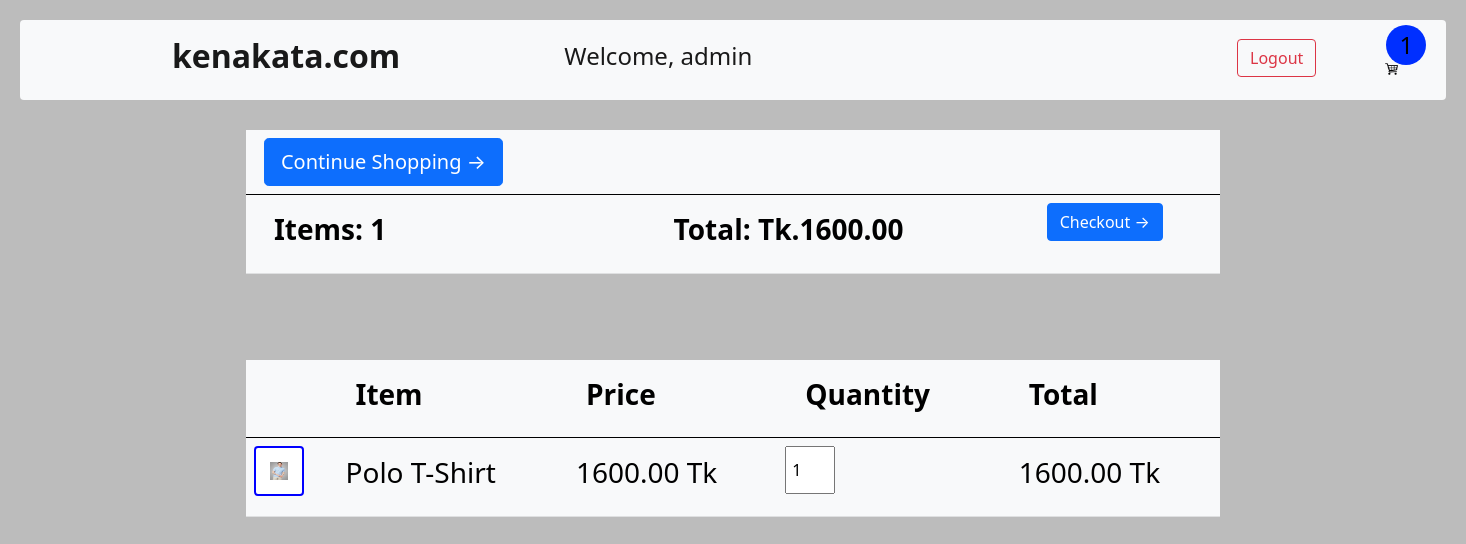
/cart (signed in), run on the app's committed database.
### store/models.py (models this page shows, shortened)
class Cart(models.Model):
    customer = models.ForeignKey(Customer, on_delete=models.CASCADE)
    cart_id = models.UUIDField(default=uuid.uuid4, unique=True, editable=False)
    completed = models.BooleanField(default=False)
    @property
    def get_cart_total(self):
        cartitems = self.cartitems_set.all()
        total = sum([item.get_total for item in cartitems])
        return total
    @property
    def get_itemtotal(self):
        cartitems = self.cartitems_set.all()
        total = sum([item.quantity for item in cartitems])
        return total

class Cartitems(models.Model):
    cart = models.ForeignKey(Cart, on_delete=models.CASCADE)
    product =  models.ForeignKey(Product, on_delete=models.CASCADE)
    quantity = models.IntegerField(default=0)
    @property
    def get_total(self):
        total = self.quantity * self.product.price
        if total == 0.00:
            self.delete()
        return total

class Product(models.Model):
    name =  models.CharField(max_length=50)
    price = models.FloatField(default=10.55)
    image = models.ImageField()
    detail = models.CharField(max_length=750, blank=True)

### store/views.py (the view)
# urls.py: path('cart', views.cart, name = 'cart'),
def cart(request):
    if request.user.is_authenticated:
        customer = request.user.customer
        cart, created = Cart.objects.get_or_create(customer = customer)
        cartitems = cart.cartitems_set.all()
    else:
        cartitems = []
        cart = {"get_cart_total": 0, "get_itemtotal": 0}
    return render(request, 'cart.html', {'cartitems' : cartitems, 'cart':cart})

### store/templates/cart.html
{% extends 'base.html' %}
{% block content %}
<div class = 'container' style = "width: 70%">
    <table class="table table-light table-hover">
        <thead>
          <tr>
            <th scope="col"><a href="{% url 'store' %}"><button type="button" class="btn btn-primary btn-lg">Continue Shopping →</button></a></th>
            <th scope="col"></th>
            <th scope="col"></th>
            <th scope="col"></th>
          </tr>
        </thead>
        <tbody>
          <tr>
            <th scope="row"><h3><strong>Items: {{cart.get_itemtotal}}</strong></h3></th>
            <td></td>
            <td><h3><strong>Total: Tk.{{cart.get_cart_total|floatformat:2}}</strong></h3></td>
            <td><a class="btn btn-primary" href='{% url 'checkout' %}'>Checkout →</a></td>
          </tr>
        </tbody>
      </table>
    </div>
<div class = 'container' style = 'margin-top: 50px; width: 70%'>
<table class="table table-light table-hover">
    <thead>
      <tr>
        <th scope="col"></th>
        <th scope="col"><h3><strong>Item</strong></h3></th>
        <th scope="col"><h3><strong>Price</strong></h3></th>
        <th scope="col"><h3><strong>Quantity</strong></h3></th>
        <th scope="col"><h3><strong>Total</strong></h3></th>
      </tr>
    </thead>
    <tbody>
      {% for item in cartitems %}
      <tr>
        <th scope="row"><div id = "cart_image" class="img-thumbnail"><img src = {{item.product.image.url}}></div></th>
        <td><h3>{{item.product.name}}</h3></td>
        <td><h3>{{item.product.price | floatformat:2}} Tk</h3></td>
        <td><input type = 'number' class = 'quantity' value = "{{item.quantity}}" style = 'width: 50px; padding-left: 5px'></td>
        <td><h3>{{item.get_total | floatformat:2}} Tk</h3></td>
      </tr>
      {% endfor %}
    </tbody>
  </table>
</div>
{% endblock %}

### store/templates/base.html (shortened to what this page needs)
<!DOCTYPE html>
<html lang="en">
    {% load static %}
<head>
    <link href="https://cdn.jsdelivr.net/npm/bootstrap@5.0.0-beta3/dist/css/bootstrap.min.css" rel="stylesheet">
    <link rel="stylesheet" href="https://cdn.jsdelivr.net/npm/uikit@3.6.22/dist/css/uikit.min.css" />
    <link rel ='stylesheet' href = "{% static 'css/style.css' %}">
</head>
<body style ="background:#bcbcbc">
      <nav class="navbar navbar-expand-lg navbar-light bg-light rounded" style="height:80px ;">
        <a class="navbar-brand" href="{% url 'store' %}"><h2><strong>kenakata.com</strong></h2></a>
          <div class="collapse navbar-collapse" id="navbarSupportedContent">
            <ul class="navbar-nav me-auto mb-2 mb-lg-0">
              {% if user.is_authenticated %}
              <li class="nav-item">
                <a class="nav-link active" aria-current="page" href="{% url 'profile' %}"><h4>Welcome, {{user}}</h4></a>
              </li>
              <li class="nav-item"><a class="btn btn-outline-danger" style="margin-top:15px;" href="{% url 'logout' %}">Logout</a></li>
            </ul>
            <form class="d-flex">
              <a href = "{% url 'cart' %}">
                <div class ='cart_container'>
                <img src = "{% static 'image/cart1.png' %}">
                <div class = 'cart-item-count'><h4>{{cart.get_itemtotal}}</h4></div>
            </div>
          </a>
            </form>
          </div>
{% endif %}
      </nav>
      {% block content %}
      {% endblock %}
</body>
</html>

### store/static/css/style.css (style rules this page uses)
* { padding: 10px; margin: 0px; box-sizing: border-box; }
.navbar-nav { width: 800px !important; justify-content: space-between !important; }
.me-auto { margin-left: 5rem !important; }
.navbar-brand { margin-left: 7rem; }
.container { margin: auto; margin-top: 20px; }
#cart_image { width: 50px; height: 50px; border: 2px solid blue; }
#cart_image img { width: 100%; height: 100%; }
.cart_container { width: 70px; height: 70px; border-radius: 5px; display: flex; flex-direction: column; align-items: center; justify-content: end; position: relative; }
.cart_container img { width: 65%; height: 65%; }
.cart-item-count { width: 40px; height: 40px; border-radius: 50%; background-color: rgb(0, 47, 255); position: absolute; top: 0px; right: 0px; display: flex; align-items: center; justify-content: center; color: black }
.cart-item-count h4 { margin: 0px !important; }

### data on the page
Cart: get_itemtotal "1", get_cart_total "1600.00"
Cartitems: product.image (picture), product.name "Polo T-Shirt", product.price "1600.00", quantity "1", get_total "1600.00"

### other printed values
{{ user }} "admin"
